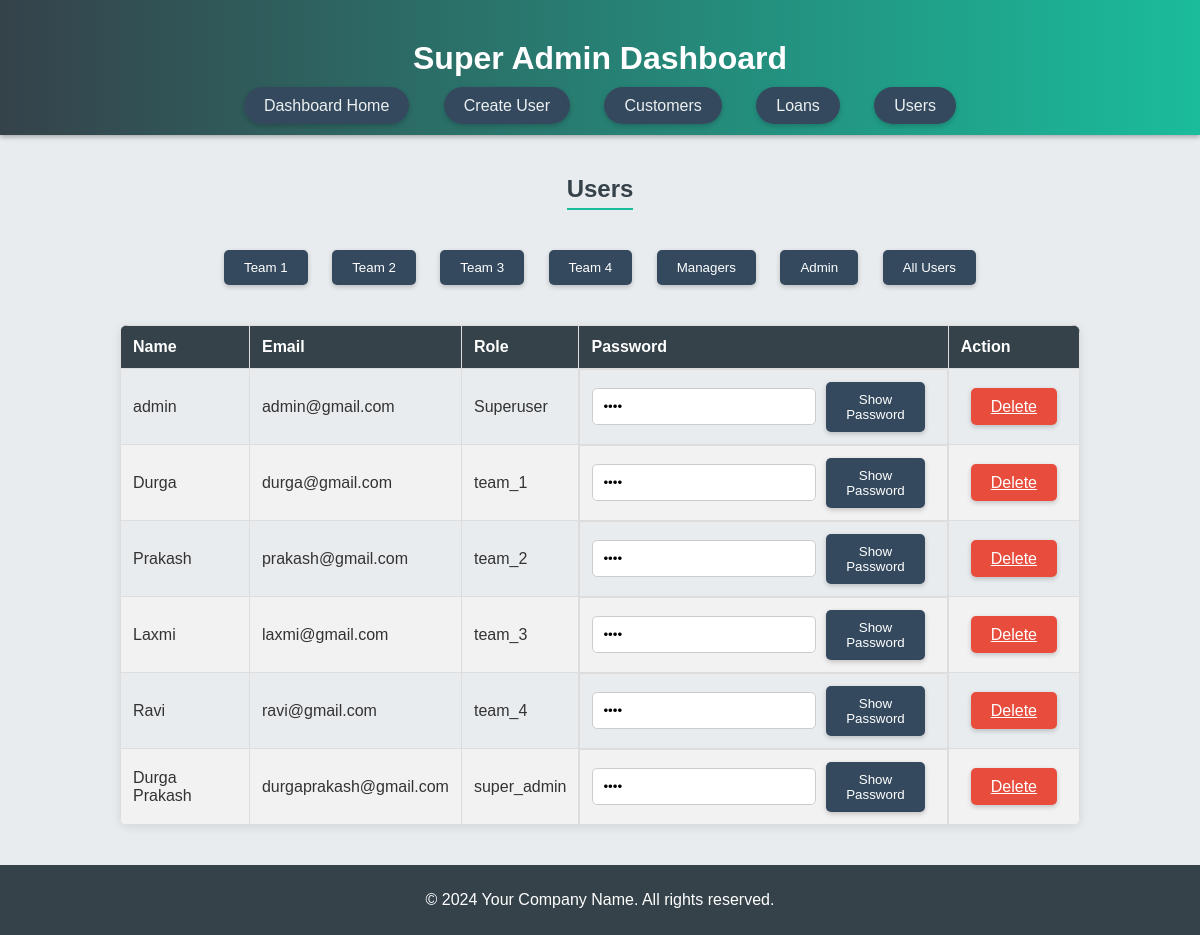
Page /view-users/ on the committed database.
### dashboard/models.py (models this page shows)
class CustomUser(AbstractUser):
    ROLE_CHOICES = [
        ('team_1', 'Team 1'),
        ('team_2', 'Team 2'),
        ('team_3', 'Team 3'),
        ('team_4', 'Team 4'),
        ('super_admin', 'Super Admin'),
    ]
    role = models.CharField(max_length=20, choices=ROLE_CHOICES)
    original_password = models.CharField(max_length=255, blank=False, null=True)  # For storing original passwords temporarily

### dashboard/views.py (the view)
# urls.py: path('view-users/', view_users, name='view_users'),
def view_users(request):
    users = CustomUser.objects.all()  # Use CustomUser instead of User
    return render(request, 'view_users.html', {'users': users})

### templates/view_users.html (shortened to what this page needs)
<!DOCTYPE html>
<html lang="en">
<head>
</head>
<body>
    <header>
        <h1>Super Admin Dashboard</h1>
        <nav>
            <ul>
                <li><a href="{% url 'super_admin_dashboard' %}">Dashboard Home</a></li>
                <li><a href="{% url 'create_user' %}">Create User</a></li>
                <li><a href="{% url 'view_customers' %}">Customers</a></li>
                <li><a href="{% url 'view_loans' %}">Loans</a></li>
                <li><a href="{% url 'view_users' %}">Users</a></li>
            </ul>
        </nav>
    </header>
    <div class="container">
        <h2>Users</h2>
        <div class="button-container">
            <button class="button" onclick="filterUsers('team_1')">Team 1</button>
            <button class="button" onclick="filterUsers('team_2')">Team 2</button>
            <button class="button" onclick="filterUsers('team_3')">Team 3</button>
            <button class="button" onclick="filterUsers('team_4')">Team 4</button>
            <button class="button" onclick="filterUsers('super_admin')">Managers</button>
            <button class="button" onclick="filterUsers('superuser')">Admin</button>
            <button class="button" onclick="filterUsers('all')">All Users</button>
        </div>
        <table id="user-table">
            <thead>
                <tr>
                    <th>Name</th>
                    <th>Email</th>
                    <th>Role</th>
                    <th>Password</th>
                    <th>Action</th>
                </tr>
            </thead>
            <tbody>
                {% for user in users %}
                <tr class="user-row" data-role="{{ user.role }}">
                    <td>{{ user.username }}</td>
                    <td>{{ user.email }}</td>
                    <td>
                        {% if user.role %} {{ user.role }} {% elif user.is_superuser %} Superuser {% else %} N/A {% endif %}
                    </td>
                    <td class="password-container">
                        <input type="password" class="password-field" id="password-field-{{ forloop.counter0 }}" value="{{ user.original_password }}" readonly>
                        <button class="button" onclick="togglePassword({{ forloop.counter0 }}, this)">Show Password</button>
                    </td>
                    <td>
                        <a href="{% url 'delete_user' user.id %}" class="button" style="background-color: #e74c3c;">Delete</a>
                    </td>
                </tr>
                {% empty %}
                <tr>
                    <td colspan="5" style="text-align: center;">No users available.</td>
                </tr>
                {% endfor %}
            </tbody>
        </table>
    </div>
    <footer>
        <p>&copy; 2024 Your Company Name. All rights reserved.</p>
    </footer>
</body>
</html>

### templates/view_users.html (style rules this page uses)
body { font-family: 'Arial', sans-serif; background-color: #e9ecef; margin: 0; padding: 0; display: flex; flex-direction: column; min-height: 100vh; color: #333; }
header { background: linear-gradient(90deg, #35424a, #1abc9c); padding: 20px; color: white; text-align: center; box-shadow: 0 2px 5px rgba(0, 0, 0, 0.3); }
nav ul { padding: 0; list-style: none; text-align: center; margin: 0; }
nav ul li { display: inline-block; margin: 0 15px; }
nav ul li a { color: #ecf0f1; text-decoration: none; padding: 10px 20px; border-radius: 30px; background-color: #34495e; transition: background 0.3s ease; box-shadow: 0 2px 5px rgba(0, 0, 0, 0.2); }
.container { width: 80%; margin: 20px auto; flex-grow: 1; display: flex; flex-direction: column; align-items: center; }
h1 { margin: 20px 0; color: #ffffff; }
h2 { margin-top: 20px; color: #35424a; font-size: 1.5em; border-bottom: 2px solid #1abc9c; padding-bottom: 5px; }
.button-container { margin: 20px 0; }
.button { padding: 10px 20px; background-color: #34495e; color: white; border: none; border-radius: 5px; cursor: pointer; margin: 0 10px; transition: background 0.3s ease; box-shadow: 0 2px 5px rgba(0, 0, 0, 0.2); }
table { width: 100%; border-collapse: collapse; margin-top: 20px; box-shadow: 0 2px 10px rgba(0, 0, 0, 0.1); border-radius: 8px; overflow: hidden; }
th, td { border: 1px solid #dddddd; padding: 12px; text-align: left; }
th { background: #35424a; color: white; }
tr:nth-child(even) { background-color: #f2f2f2; }
footer { background-color: #35424a; color: white; text-align: center; padding: 10px; margin-top: 20px; }
.password-field { width: 100%; padding: 10px; border: 1px solid #cccccc; border-radius: 5px; }
.password-container { display: flex; align-items: center; }
.password-container button { margin-left: 10px; }

### rows in the picture
CustomUser: username "admin", email "admin@gmail.com", role "Superuser"
CustomUser: username "Durga", email "durga@gmail.com", role "team_1"
CustomUser: username "Prakash", email "prakash@gmail.com", role "team_2"
CustomUser: username "Laxmi", email "laxmi@gmail.com", role "team_3"
CustomUser: username "Ravi", email "ravi@gmail.com", role "team_4"
CustomUser: username "Durga Prakash", email "durgaprakash@gmail.com", role "super_admin"
